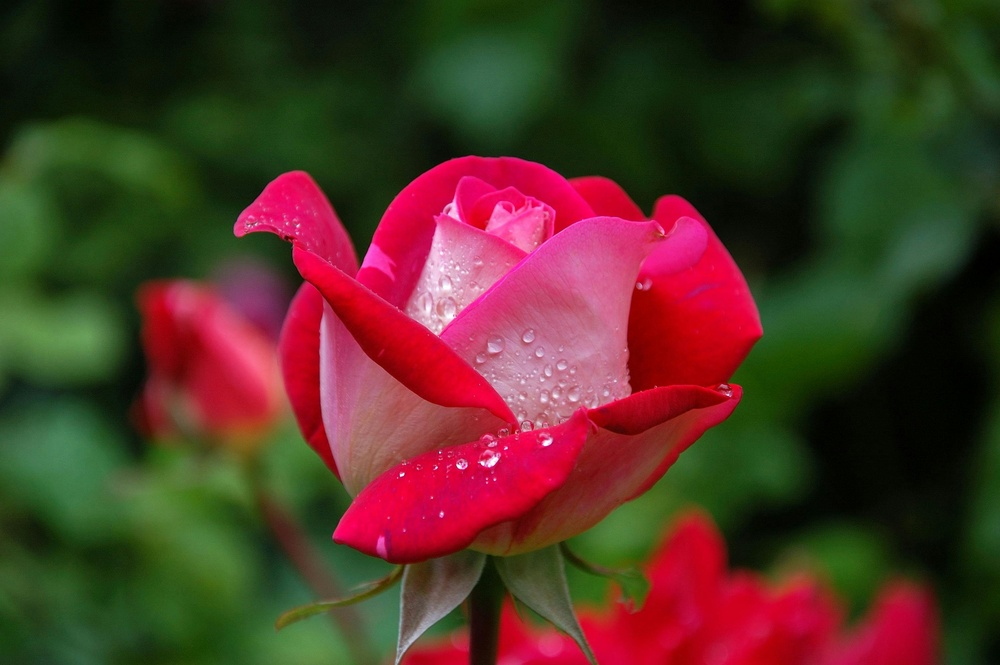
#> input picture pexels-pixabay-56866.jpg, 1000 x 665 px, shrunk from 3008 x 2000 before the run, found by its file name
$ python program1.py
#> lines starting #> are read from the running program, lines starting #| are printed output that depends on the picture
# Read an image and convert it into gray scale image without using built-in function.

from matplotlib import pyplot as plt
import numpy as np
import time

image = plt.imread('image/pexels-pixabay-56866.jpg')
#> image is the input picture: shape (665, 1000, 3); mean R, G, B 81.6, 51.3, 38.3
fig,xy = plt.subplots(1,2)

start_time = time.time()
image_gray = image[:,:,0]*0.299 +image[:,:,1]*0.587 + image[:,:,2]*0.114
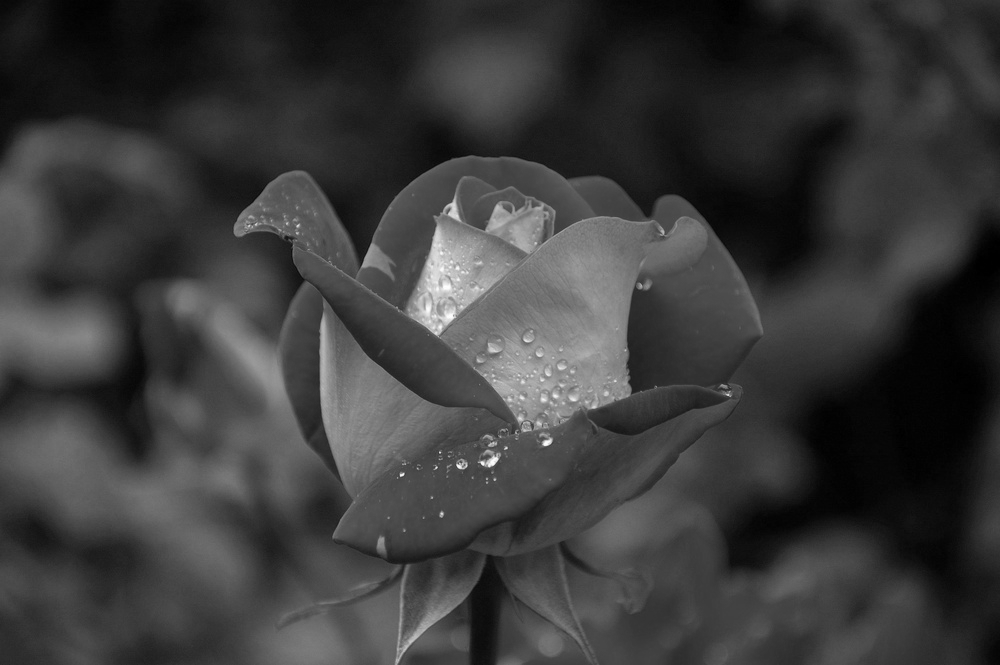
#> image_gray: shape (665, 1000) float64; min 0, max 255, mean 58.9
end_time = time.time()
elapsed_time  = end_time - start_time

xy[0].imshow(image)
xy[0].set_title('Original Image')
xy[0].axis('off')

xy[1].imshow(image_gray, cmap ='gray')
xy[1].set_title(f"Grayscale Image\nTime taken: {elapsed_time:.6f}seconds")

plt.show()
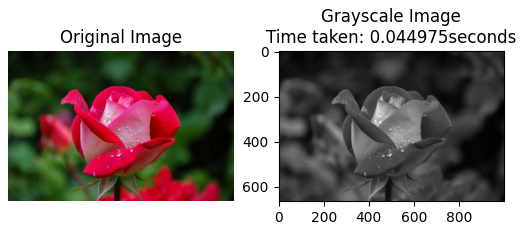
#> figure drawn by matplotlib, 2 panels
